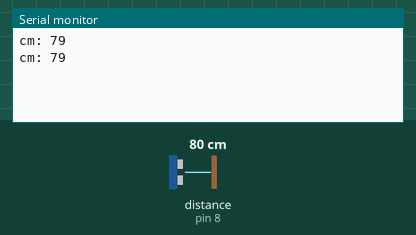
This sketch was run on a simulated Arduino Uno, built with avr-gcc and run on an emulated ATmega328P. Shown: the last lines printed to the serial monitor. Wiring (inferred from the names in the program): ultrasonic range finder: trigger pin 7; echo pin 8. The test bench sets the inputs (shaded band); at power-on: distance to the obstacle (sensor on pin 8) 80 cm. The echo pulse lasts 58.3 µs per cm.

Above: at 1.3 s.
1.4 s: distance to the obstacle (sensor on pin 8) set to 2 cm
At 1.9 s:
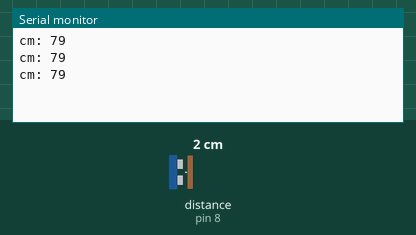
2.9 s: distance to the obstacle (sensor on pin 8) set to 4 cm
At 3.5 s:
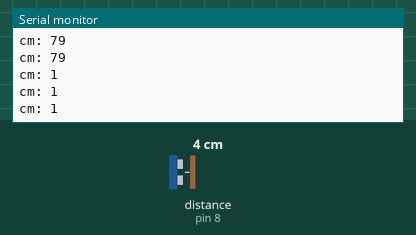
Timing chart, 0 to 5.9 s (numbered marks = the images above; inputs shaded):
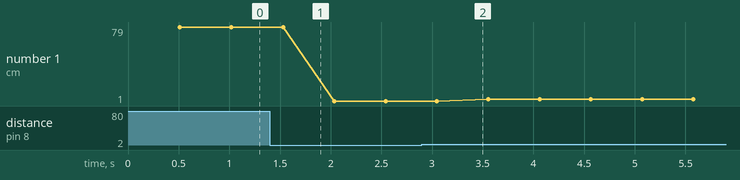

The sketch:

3.ino
```cpp
int echo = 8;
int trigger = 7;

// Schallgeschwindigkeit in der Luft (in cm/ms)
// wird benötigt, um die Laufzeit in eine Entfernung
float speedOfSound = 0.03432;

void setup() {
    pinMode(echo, INPUT);
    pinMode(trigger, OUTPUT);
    Serial.begin(9600);
}

void loop() {

    digitalWrite(trigger, LOW);
    delay(5);

    digitalWrite(trigger, HIGH);
    delayMicroseconds(10);
    digitalWrite(trigger, LOW);

    long time = pulseIn(echo, HIGH);

    long distance = (time / 2) * speedOfSound;
    delay(500);


    Serial.print("cm: ");
    Serial.println(distance);

}
```

Measured:
- plotted number 1: 79 → 1 after the input at 1.4 s, 1 → 3 after the input at 2.9 s
